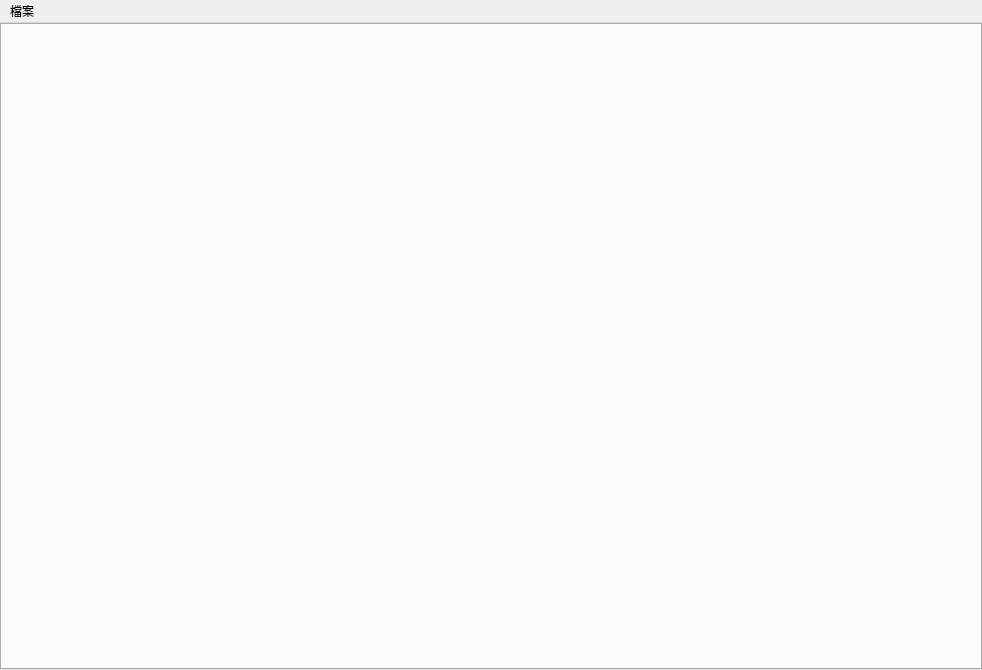
<?xml version="1.0" encoding="UTF-8"?>
<ui version="4.0">
 <class>MainWindow</class>
 <widget class="QMainWindow" name="MainWindow">
  <property name="geometry">
   <rect>
    <x>0</x>
    <y>0</y>
    <width>982</width>
    <height>670</height>
   </rect>
  </property>
  <property name="windowTitle">
   <string>文字辨識系統</string>
  </property>
  <widget class="QWidget" name="central_widget">
   <property name="layoutDirection">
    <enum>Qt::LeftToRight</enum>
   </property>
   <layout class="QGridLayout" name="gridLayout">
    <property name="leftMargin">
     <number>0</number>
    </property>
    <property name="topMargin">
     <number>0</number>
    </property>
    <property name="rightMargin">
     <number>0</number>
    </property>
    <property name="bottomMargin">
     <number>0</number>
    </property>
    <item row="0" column="0">
     <widget class="QTabWidget" name="tabWidget">
      <property name="currentIndex">
       <number>-1</number>
      </property>
      <property name="documentMode">
       <bool>false</bool>
      </property>
     </widget>
    </item>
   </layout>
  </widget>
  <widget class="QMenuBar" name="menubar">
   <property name="geometry">
    <rect>
     <x>0</x>
     <y>0</y>
     <width>982</width>
     <height>26</height>
    </rect>
   </property>
   <widget class="QMenu" name="menu">
    <property name="title">
     <string>檔案</string>
    </property>
    <addaction name="actionOpenFIle"/>
   </widget>
   <addaction name="menu"/>
  </widget>
  <action name="actionOpenFIle">
   <property name="text">
    <string>OpenFIle</string>
   </property>
  </action>
 </widget>
 <resources/>
 <connections/>
</ui>
